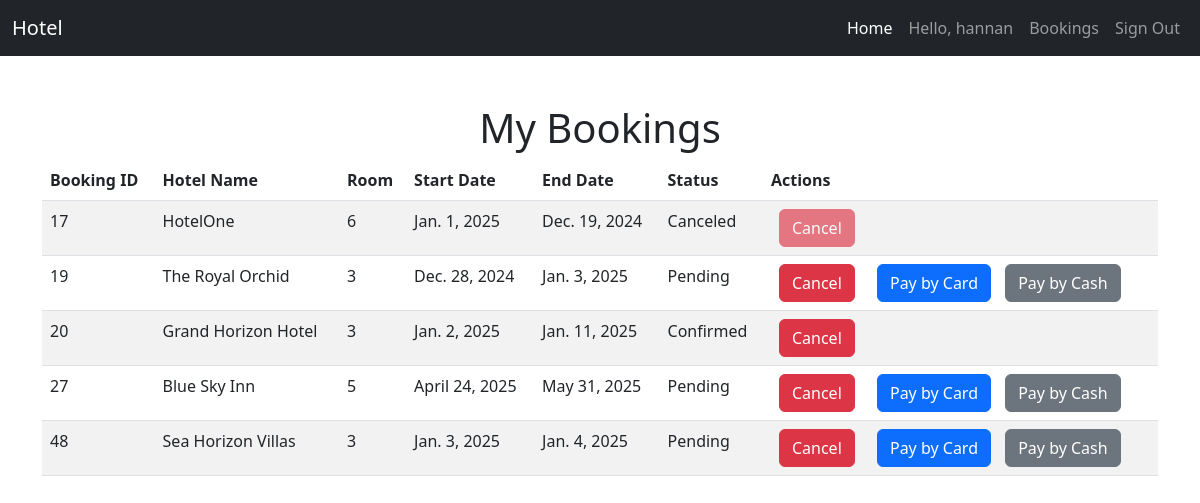
The page /my_bookings/ (signed in) on the database as committed earlier.
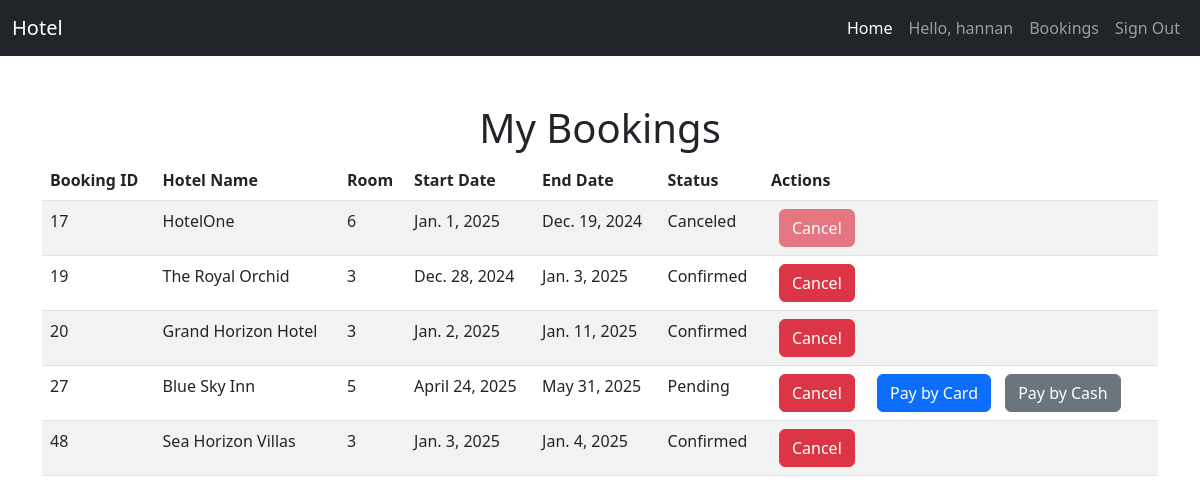
The same page on the database as committed later.
### home/models.py (models this page shows, shortened)
class Booking(models.Model):
    class StatusChoices(models.TextChoices):
        PENDING = 'Pending'
        CONFIRMED = 'Confirmed'
        COMPLETED = 'Completed'
        CANCELED = 'Canceled'
    """Booking Model"""
    customer = models.ForeignKey(Customer, on_delete=models.CASCADE, related_name='bookings')
    hotel = models.ForeignKey(Hotel, on_delete=models.CASCADE, related_name='bookings')
    room = models.ForeignKey(Room,on_delete=models.CASCADE , related_name='bookings')
    tax  = models.ForeignKey(Taxes,on_delete=models.CASCADE,related_name='bookings')
    status = models.CharField(max_length=100 , choices=StatusChoices.choices)
    start_date = models.DateField()
    end_date = models.DateField()

class Hotel(models.Model):
    location = models.ForeignKey('home.Location', on_delete=models.CASCADE)
    name            = models.CharField(max_length=100 , unique=True)
    stars           = models.PositiveSmallIntegerField(validators=[MinValueValidator(1),MaxValueValidator(5)])
    is_suspended    = models.BooleanField(default=False)
    is_premium      = models.BooleanField(default=False)
    room_count      = models.PositiveIntegerField(default=0)

class Room(models.Model):
    class RoomType(models.TextChoices):
        STANDARD = 'Standard'
        SUPERIOR = 'Superior'
        DELUXE = 'Deluxe'
        SUITE = 'Suite'
        FAMILY = 'Family'
    hotel = models.ForeignKey(Hotel, on_delete=models.CASCADE, related_name='rooms')
    amenities = models.ManyToManyField(Amenity, related_name='room', blank=True)  # Many-to-many relation to Amenity
    room_number = models.IntegerField(default=0)
    is_Booked = models.BooleanField(default=False)
    room_type = models.CharField(max_length=100, choices=RoomType.choices)
    price_per_night = models.DecimalField(decimal_places=2, max_digits=10 ,  validators=[MinValueValidator(Decimal('0.01'))])

### home/views.py (the view)
# urls.py: path('my_bookings/', views.my_bookings, name='my_bookings'),
def my_bookings(request):
    bookings = Booking.objects.filter(customer=request.user.customer_profile)
    return render(request, 'home/my_bookings.html', {'bookings': bookings})

### templates/home/my_bookings.html (shortened to what this page needs)
{% extends 'home/base.html' %}
{% block body %}
<main class="container mt-5">
    <h1 class="text-center ">My Bookings</h1>
    {% if bookings %}
    <table class="table table-striped sm-auto">
        <thead>
        <tr>
            <th scope="col">Booking ID</th>
            <th scope="col">Hotel Name</th>
            <th scope="col">Room</th>
            <th scope="col">Start Date</th>
            <th scope="col">End Date</th>
            <th scope="col">Status</th>
            <th scope="col">Actions</th>
        </tr>
        </thead>
        <tbody>
        {% for booking in bookings %}
        <tr>
            <td>{{ booking.id }}</td>
            <td>{{ booking.hotel.name }}</td>
            <td>{{ booking.room.room_number}}</td>
            <td>{{ booking.start_date }}</td>
            <td>{{ booking.end_date }}</td>
            <td>{{ booking.status }}</td>
            <td>
                <form action="{% url 'cancel_booking' booking.id %}" method="POST" style="display:inline-block;">
                    <button type="submit" class="btn btn-danger mx-2" {% if booking.status == 'Canceled' %}disabled{% endif %}>Cancel</button>
                </form>
                {% if booking.status == 'Pending' %}
                <a href="{% url 'pay_booking' booking.id %}?method=card" class="btn btn-primary" style="margin-left: 10px;">Pay by Card</a>
                <a href="{% url 'pay_booking' booking.id %}?method=cash" class="btn btn-secondary" style="margin-left: 10px;">Pay by Cash</a>
                {% endif %}
            </td>
        </tr>
        {% endfor %}
        </tbody>
    </table>
    {% else %}
    <p class="text-center">You have no bookings yet.</p>
    {% endif %}
</main>
{% endblock body %}

Rows that differ between the two databases and show on the page:
changed Booking "Dec. 28, 2024": status "Pending" → "Confirmed"; no longer shows "Pay by Card Pay by Cash"
changed Booking "Jan. 4, 2025": status "Pending" → "Confirmed"; no longer shows "Pay by Card Pay by Cash"
